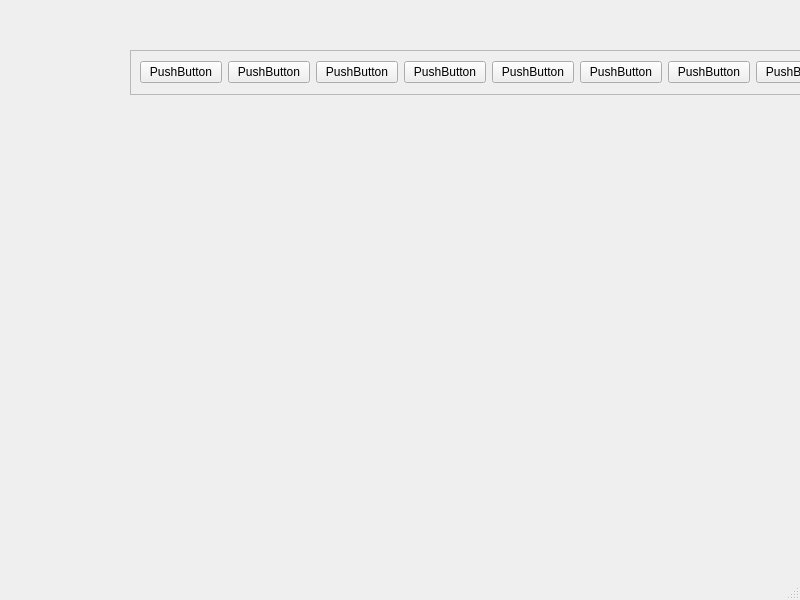
<?xml version="1.0" encoding="UTF-8"?>
<ui version="4.0">
 <class>MainWindow</class>
 <widget class="QMainWindow" name="MainWindow">
  <property name="geometry">
   <rect>
    <x>0</x>
    <y>0</y>
    <width>800</width>
    <height>600</height>
   </rect>
  </property>
  <property name="windowTitle">
   <string>MainWindow</string>
  </property>
  <widget class="QWidget" name="centralwidget">
   <widget class="QFrame" name="frame">
    <property name="geometry">
     <rect>
      <x>130</x>
      <y>50</y>
      <width>718</width>
      <height>45</height>
     </rect>
    </property>
    <property name="frameShape">
     <enum>QFrame::StyledPanel</enum>
    </property>
    <property name="frameShadow">
     <enum>QFrame::Raised</enum>
    </property>
    <layout class="QGridLayout" name="gridLayout">
     <item row="0" column="0">
      <widget class="QPushButton" name="pushButton_7">
       <property name="text">
        <string>PushButton</string>
       </property>
      </widget>
     </item>
     <item row="0" column="1">
      <widget class="QPushButton" name="pushButton_5">
       <property name="text">
        <string>PushButton</string>
       </property>
      </widget>
     </item>
     <item row="0" column="2">
      <widget class="QPushButton" name="pushButton_3">
       <property name="text">
        <string>PushButton</string>
       </property>
      </widget>
     </item>
     <item row="0" column="3">
      <widget class="QPushButton" name="pushButton">
       <property name="text">
        <string>PushButton</string>
       </property>
      </widget>
     </item>
     <item row="0" column="4">
      <widget class="QPushButton" name="pushButton_8">
       <property name="text">
        <string>PushButton</string>
       </property>
      </widget>
     </item>
     <item row="0" column="5">
      <widget class="QPushButton" name="pushButton_4">
       <property name="text">
        <string>PushButton</string>
       </property>
      </widget>
     </item>
     <item row="0" column="6">
      <widget class="QPushButton" name="pushButton_2">
       <property name="text">
        <string>PushButton</string>
       </property>
      </widget>
     </item>
     <item row="0" column="7">
      <widget class="QPushButton" name="pushButton_6">
       <property name="text">
        <string>PushButton</string>
       </property>
      </widget>
     </item>
    </layout>
   </widget>
  </widget>
  <widget class="QMenuBar" name="menubar">
   <property name="geometry">
    <rect>
     <x>0</x>
     <y>0</y>
     <width>800</width>
     <height>25</height>
    </rect>
   </property>
  </widget>
  <widget class="QStatusBar" name="statusbar"/>
 </widget>
 <resources/>
 <connections/>
</ui>
